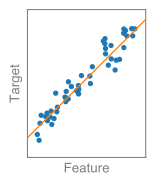

Recreate this plot in Python.
"""Illustration of linear regresison"""

import matplotlib.pyplot as plt
import numpy as np


# Parameters
plt.rcParams["figure.figsize"] = 2, 2
plt.rcParams["font.family"] = "Helvetica"
plt.rcParams["savefig.bbox"] = "tight"
plt.rcParams["lines.linewidth"] = 1


def linear_data(
    slope=1, intercept=-0.5, n_samples=50, noise_level=0.1, random_state=1
):
    """Generate linear data.

    Parameters
    ----------
    slope : float, optional
        Slope of the line.
    intercept : float, optional
        Intercept of the line.
    n_samples : int, optional
        Number of samples.
    noise_level : float, optional
        Noise level.

    Returns
    -------
    x : array, shape (n_samples, 1)
        Input data.
    y : array, shape (n_samples, 1)
        Continuous label.
    """
    # Seed the random generator
    np.random.seed(random_state)

    # Generate data
    x = np.random.rand(n_samples)
    y = slope * x + intercept + noise_level * np.random.randn(n_samples)

    return x.reshape(-1, 1), y.reshape(-1, 1)


def gaussian_blob(center=(0, 0), radius=1, n_samples=50, random_state=1):
    """Generate a gaussian blob.

    Parameters
    ----------
    center: tuple, optional
        Center of the blob.
    radius: float, optional
        Radius of the blob.

    Returns
    -------
    x: array, shape (n_samples,)
        Input data.
    """
    # Seed the random generator
    np.random.seed(random_state)

    return radius * np.random.randn(n_samples, 2) + center


def main():
    # Regression
    a = 1
    b = -0.5
    x, y = linear_data(a, b)
    fig, ax = plt.subplots()
    ax.plot(x, y, ".")
    ax.axline((0, b), slope=a, color="C1")
    ax.set_xlabel("Feature")
    ax.set_ylabel("Target")
    ax.set_xticks([])
    ax.set_yticks([])
    ax.set_xlim(-0.1, 1.1)
    ax.set_ylim(-0.8, 0.7)
    ax.set_aspect("equal")
    fig.savefig("linear_regression.svg")
    plt.close()

    # Regression
    a = 1
    b = -0.5
    x, y = linear_data(a, b)
    fig, ax = plt.subplots()
    ax.plot(x, y, ".", label=r"$\mathcal{D}$")
    ax.axline((0, b), slope=a, color="C1", label=r"$f_\theta(x)$")
    ax.set_xlabel("x")
    ax.set_ylabel("y")
    ax.set_xticks([])
    ax.set_yticks([])
    ax.set_xlim(-0.1, 1.1)
    ax.set_ylim(-0.8, 0.7)
    ax.legend()
    ax.set_aspect("equal")
    fig.savefig("linear_regression_math.svg")
    plt.close()

    # Brute force
    a = 1
    b = -0.5
    x, y = linear_data(a, b)
    fig, ax = plt.subplots()
    ax.plot(x, y, ".")
    cmap = plt.get_cmap("RdPu_r")
    for a in np.tan(np.pi * np.linspace(-0.5, 0.5, 5))[:-1]:
        for b in np.linspace(-5, 5, 50):
            # Calculate r^2 between 0 and 1
            residuals = np.abs(y - (a * x + b)) / (np.max(y) - np.min(y))
            residuals = np.mean(residuals)
            ax.axline((0, b), slope=a, color=cmap(np.sqrt(residuals)))
    ax.set_xlabel("x")
    ax.set_ylabel("y")
    ax.set_xticks([])
    ax.set_yticks([])
    ax.set_xlim(-0.1, 1.1)
    ax.set_ylim(-0.8, 0.7)
    ax.set_aspect("equal")
    fig.savefig("linear_regression_brute_force.svg")
    plt.close()

    # Random
    a = 1
    b = -0.5
    x, y = linear_data(a, b)
    fig, ax = plt.subplots()
    ax.plot(x, y, ".")
    cmap = plt.get_cmap("YlOrRd_r")
    for a, b in zip(
        np.tan(np.pi * np.linspace(-0.5, 0.5, 100)),
        5 * np.random.rand(100) - 2,
    ):
        residuals = np.abs(y - (a * x + b)) / (np.max(y) - np.min(y))
        residuals = np.mean(residuals)
        ax.axline((0, b), slope=a, color=cmap(np.sqrt(residuals)))
    ax.set_xlabel("x")
    ax.set_ylabel("y")
    ax.set_xticks([])
    ax.set_yticks([])
    ax.set_xlim(-0.1, 1.1)
    ax.set_ylim(-0.8, 0.7)
    ax.set_aspect("equal")
    fig.savefig("linear_regression_random.svg")
    plt.close()

    # Simulate gradient descent
    a = 1
    b = -0.5
    x, y = linear_data(a, b)
    fig, ax = plt.subplots()
    ax.plot(x, y, ".")
    cmap = plt.get_cmap("autumn")
    for a, b, c in zip(
        np.linspace(-2, 1, 40),
        np.linspace(-2, -0.5, 40),
        np.linspace(-1, 0, 40),
    ):
        residuals = np.abs(y - (a * x + b)) / (np.max(y) - np.min(y))
        residuals = np.mean(residuals)
        ax.axline((c, b), slope=a, color=cmap(np.sqrt(residuals)))
    ax.set_xlabel("x")
    ax.set_ylabel("y")
    ax.set_xticks([])
    ax.set_yticks([])
    ax.set_xlim(-0.1, 1.1)
    ax.set_ylim(-0.8, 0.7)
    ax.set_aspect("equal")
    fig.savefig("linear_regression_gradient_descent.svg")

    # Classification
    fig, ax = plt.subplots()
    x = gaussian_blob(center=(0.6, 0.3), radius=0.15)
    ax.plot(*x.T, ".", label="Target 1")
    x = gaussian_blob(center=(0.1, -0.1), radius=0.12)
    ax.plot(*x.T, ".", label="Target 2", c="lightblue")
    ax.set_xlabel("Feature #1")
    ax.set_ylabel("Feature #2")
    ax.legend(fontsize="small")
    ax.set_xticks([])
    ax.set_yticks([])
    ax.set_xlim(-0.1, 1.1)
    ax.set_ylim(-0.8, 0.7)
    ax.axline((0, 0.5), slope=-1, color="C1")
    ax.set_aspect("equal")
    fig.savefig("linear_classification.svg")


if __name__ == "__main__":
    main()
